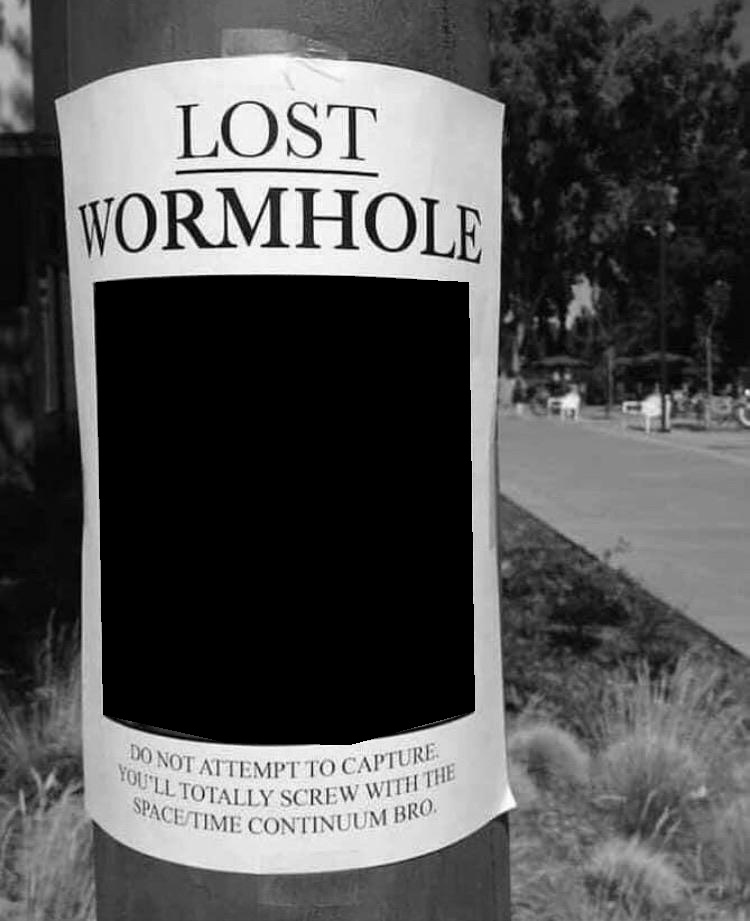
#> input picture blank_wormhole.jpg, 750 x 921 px
$ python hw2_script.py
#> lines starting #> are read from the running program, lines starting #| are printed output that depends on the picture
### hw2_123456789.py
import cv2
import matplotlib.pyplot as plt
import numpy as np
# size of the image
m,n = 921, 750

# frame points of the blank wormhole image
src_points = np.float32([[0, 0],
                            [int(n / 3), 0],
                            [int(2 * n /3), 0],
                            [n, 0],
                            [n, m],
                            [int(2 * n / 3), m],
                            [int(n / 3), m],
                            [0, m]])

# blank wormhole frame points
dst_points = np.float32([[96, 282],
                       [220, 276],
                       [344, 276],
                       [468, 282],
                       [474, 710],
                       [350, 744],
                       [227, 742],
                       [103, 714]]
                      )

#Test Matrix
test = np.array(
    [
        [1, 0, 0],
        [0, 1, 0],
        [0, 0, 1]
    ]
)

def find_transform(pointset1, pointset2):

    # create the pseudo inverse from the pointsets
    pinv = get_psuedo_invert(pointset1,pointset2)

    # create a column vector from the target pointset.
    vec = pointset1.reshape((16,1))

    # caculate the coefficient matrix.
    coefficentMatrix = np.matmul(pinv, vec)

    #manually create the transformation matrix:
    transformation_matrix = np.zeros((3,3))

    transformation_matrix[0][0] = coefficentMatrix[0]
    transformation_matrix[0][1] = coefficentMatrix[1]
    transformation_matrix[0][2] = coefficentMatrix[4]
    transformation_matrix[1][0] = coefficentMatrix[2]
    transformation_matrix[1][1] = coefficentMatrix[3]
    transformation_matrix[1][2] = coefficentMatrix[5]
    transformation_matrix[2][0] = coefficentMatrix[6]
    transformation_matrix[2][1] = coefficentMatrix[7]
    transformation_matrix[2][2] = 1

    # setting the laset entry to 1.
    transformation_matrix[2][2] = 1

    return transformation_matrix


def transform_image(image, T):
    #Get width and height.
    (image_height, image_width) = image.shape

    #Initialize new image
    new_image = np.zeros(image.shape)

    for w in range(0,image_width):
        for h in range(0, image_height):
            # create a vector for the coordinates
            sourceVector = np.matmul(T,np.array([w, h, 1 ]).transpose())

            # normalize the vector
            normSourceVector = (sourceVector / sourceVector[2])

            # destructre the coordinates
            x = normSourceVector.item(0)
            y = normSourceVector.item(1)
            xSrc = int(round(x))
            ySrc = int(round(y))

            # handle source coordinates that are not in bound
            if ySrc >= image_height or ySrc < 0:
                new_image[h][w] = image[h][w]
            elif xSrc >= image_width or xSrc < 0:
                new_image[h][w] = image[h][w]
            else:
                new_image[h][w] = image[ySrc][xSrc]

    return new_image


def create_wormhole(im, T, iter=5):
    # Transform the image
    new_image = transform_image(im, T)

    # recurse if needed
    if iter == 1 :
        return new_image
    else:
        return create_wormhole(new_image, T / 2, iter - 1)

def get_psuedo_invert(target_points, source_points):

    # initialize transformation matrix.
    t = np.zeros((target_points.size, 8))

    # initialize row counter
    r = 0

    # build two rows per point.
    for sPoint,tPoint in zip(source_points,target_points):

        # destructre the coordinates
        x = sPoint[0]
        y = sPoint[1]
        xTag = tPoint[0]
        yTag = tPoint[1]

        # build first row
        t[2 * r] = np.array([x, y, 0, 0, 1, 0, -x * xTag, -y * xTag])

        # build second row
        t[2 * r + 1] = np.array([0, 0, x, y, 0, 1, -x *yTag, -y * yTag])

        r += 1

    # destructre the matrix computation
    mul = np.matmul(t.transpose(),  t)
    invers = np.linalg.inv(mul)
    pinv = np.matmul( invers , t.transpose())

    return pinv

### hw2_script.py
from hw2_123456789 import *


if __name__ == '__main__':
    wormhole = cv2.imread(r'blank_wormhole.jpg')
#> wormhole is the input picture: shape (921, 750, 3); min 0, max 255, mean 83.9
    im = cv2.cvtColor(wormhole, cv2.COLOR_BGR2GRAY)

    T = find_transform(src_points, dst_points)
    new_image = create_wormhole(im, T, iter=5)
#> after the loop in transform_image, `for w in range(0,image_width):`:
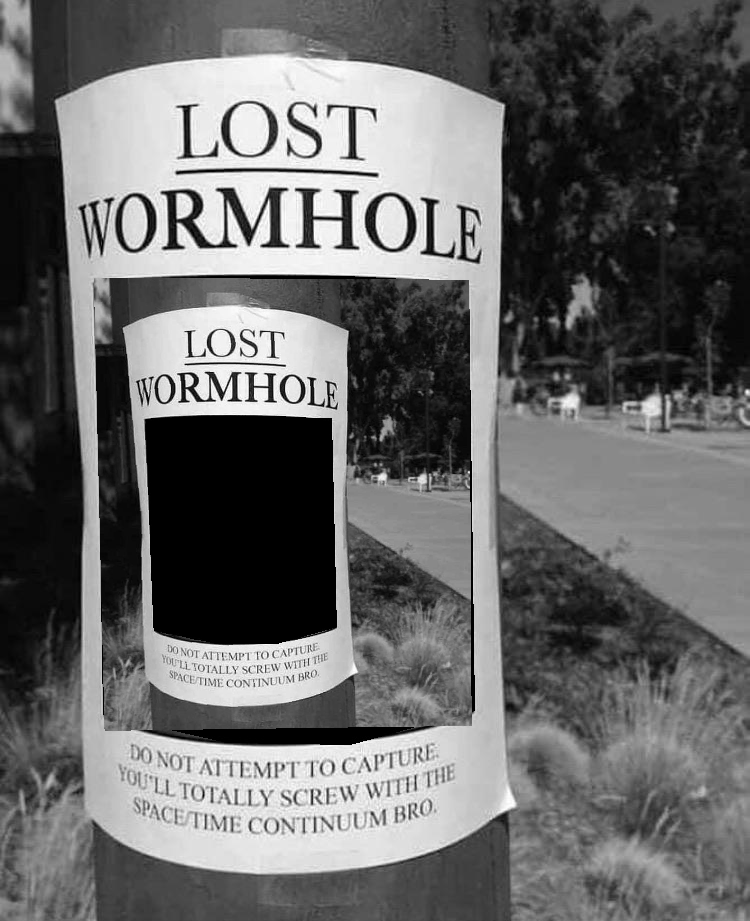
#> new_image: shape (921, 750) float64; min 0, max 255, mean 104
#> after the loop in transform_image (call 2), `for w in range(0,image_width):`:
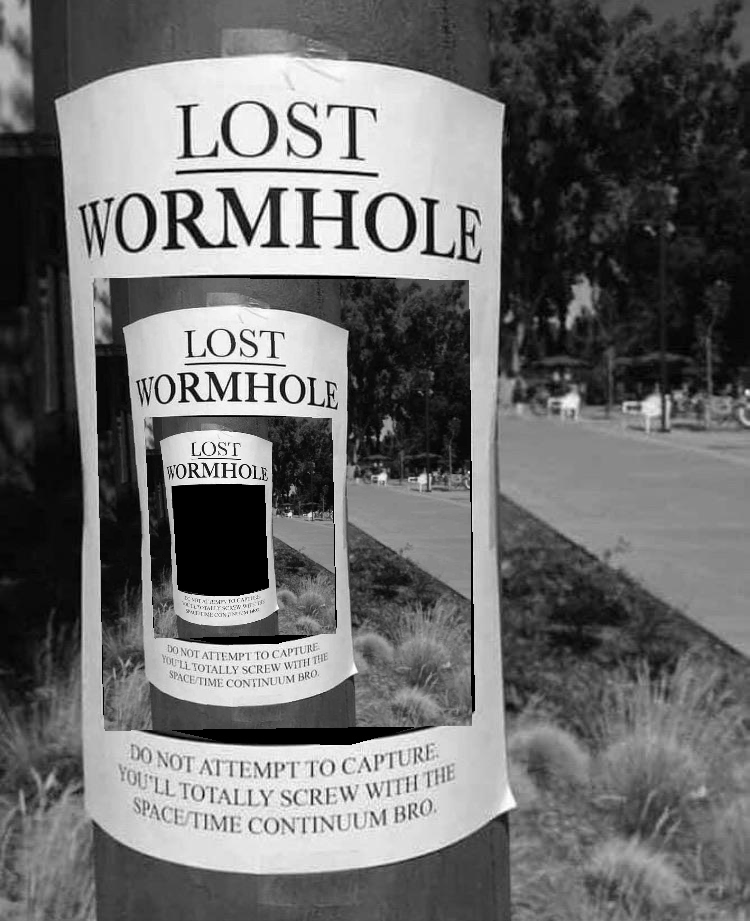
#> new_image: shape (921, 750) float64; min 0, max 255, mean 108.9

    plt.figure()
    plt.subplot(1, 2, 1)
    plt.imshow(im, cmap='gray')
    plt.title('original image')
    plt.subplot(1, 2, 2)
    plt.imshow(new_image, cmap='gray')
    plt.title('wormhole image')

    plt.show()
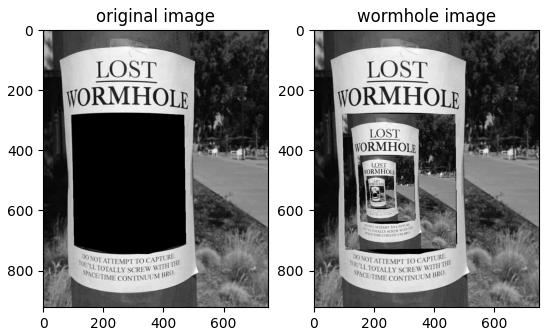
#> figure drawn by matplotlib, 2 panels
